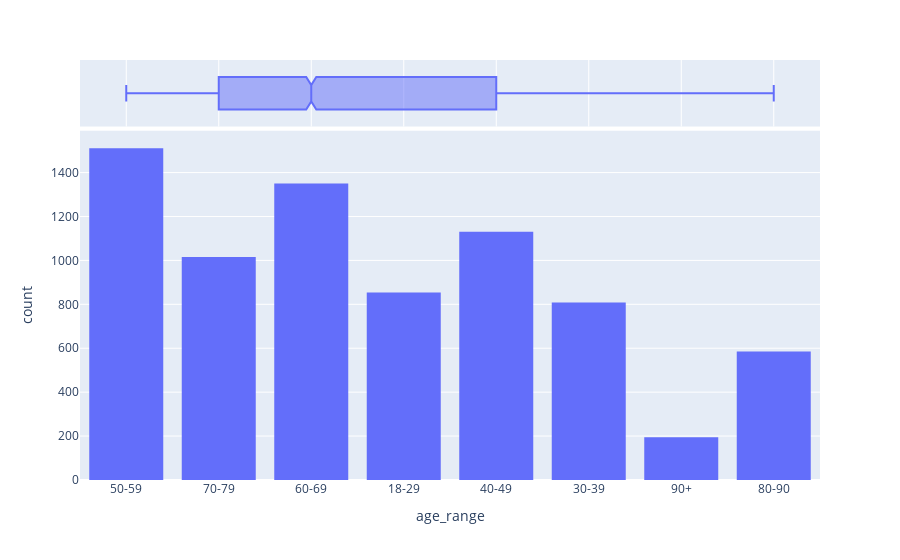

Notebook source saved alongside this figure:
### Code cell
# countplot plots the count of the number of records by category
cnt = sns.countplot(x="age_range", hue="sex", data=result) # plots a bar chart 
cnt.set(xlabel= "Age range", ylabel= "Count") # labels axis
plt.suptitle("Count of age range in relation to gender"); # title of plot

fig = px.histogram(result, x='age_range', nbins=10, marginal='box')
fig.show()

### Figure 1 — Plotly figure (JSON) as saved in the notebook; plotly's stock layout.template omitted (floating-point values rounded to 4 significant figures; data arrays with more than 128 entries replaced by an {"elided": "..."} marker saying what was removed)
{"data": [{"alignmentgroup": "True", "bingroup": "x", "hovertemplate": "age_range=%{x}<br>count=%{y}<extra></extra>", "legendgroup": "", "marker": {"color": "#636efa", "pattern": {"shape": ""}}, "name": "", "nbinsx": 10, "offsetgroup": "", "orientation": "v", "showlegend": false, "type": "histogram", "x": {"elided": "7449 str values"}, "xaxis": "x", "yaxis": "y"}, {"alignmentgroup": "True", "hovertemplate": "age_range=%{x}<extra></extra>", "legendgroup": "", "marker": {"color": "#636efa"}, "name": "", "notched": true, "offsetgroup": "", "showlegend": false, "type": "box", "x": {"elided": "7449 str values"}, "xaxis": "x2", "yaxis": "y2"}], "layout": {"autosize": true, "barmode": "relative", "legend": {"tracegroupgap": 0}, "margin": {"t": 60}, "xaxis": {"anchor": "y", "autorange": true, "domain": [0, 1], "range": [-0.5, 7.5], "title": {"text": "age_range"}, "type": "category"}, "xaxis2": {"anchor": "y2", "autorange": true, "domain": [0, 1], "matches": "x", "range": [-0.5, 7.5], "showgrid": true, "showticklabels": false, "type": "category"}, "yaxis": {"anchor": "x", "autorange": true, "domain": [0, 0.8316], "range": [0, 1591.0], "title": {"text": "count"}}, "yaxis2": {"anchor": "x2", "autorange": true, "domain": [0.8416, 1], "matches": "y2", "range": [-0.5, 0.5], "showgrid": false, "showline": false, "showticklabels": false, "ticks": "", "type": "category"}}}
